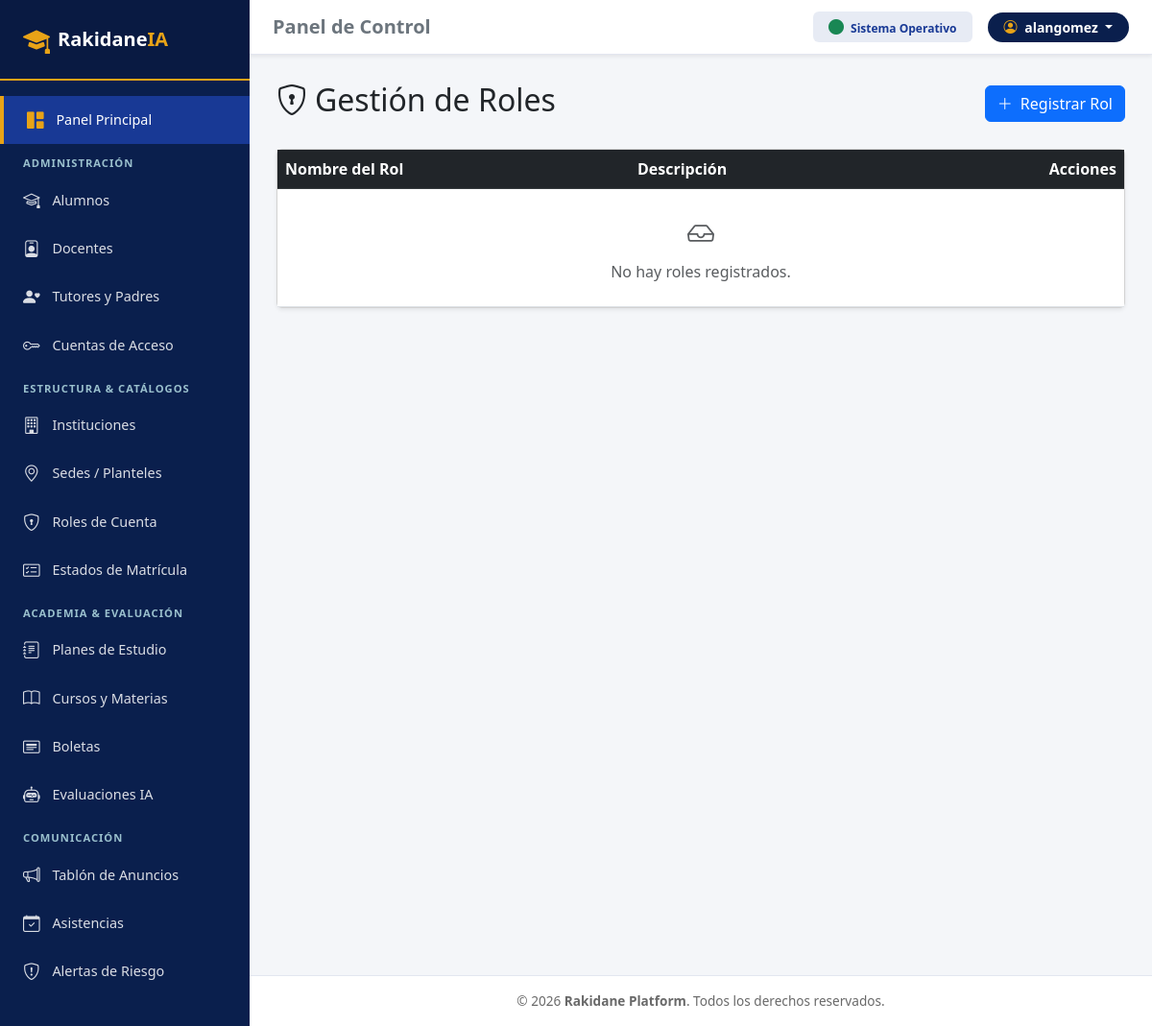
Page /usuarios/roles/ (signed in) on the earlier database version.
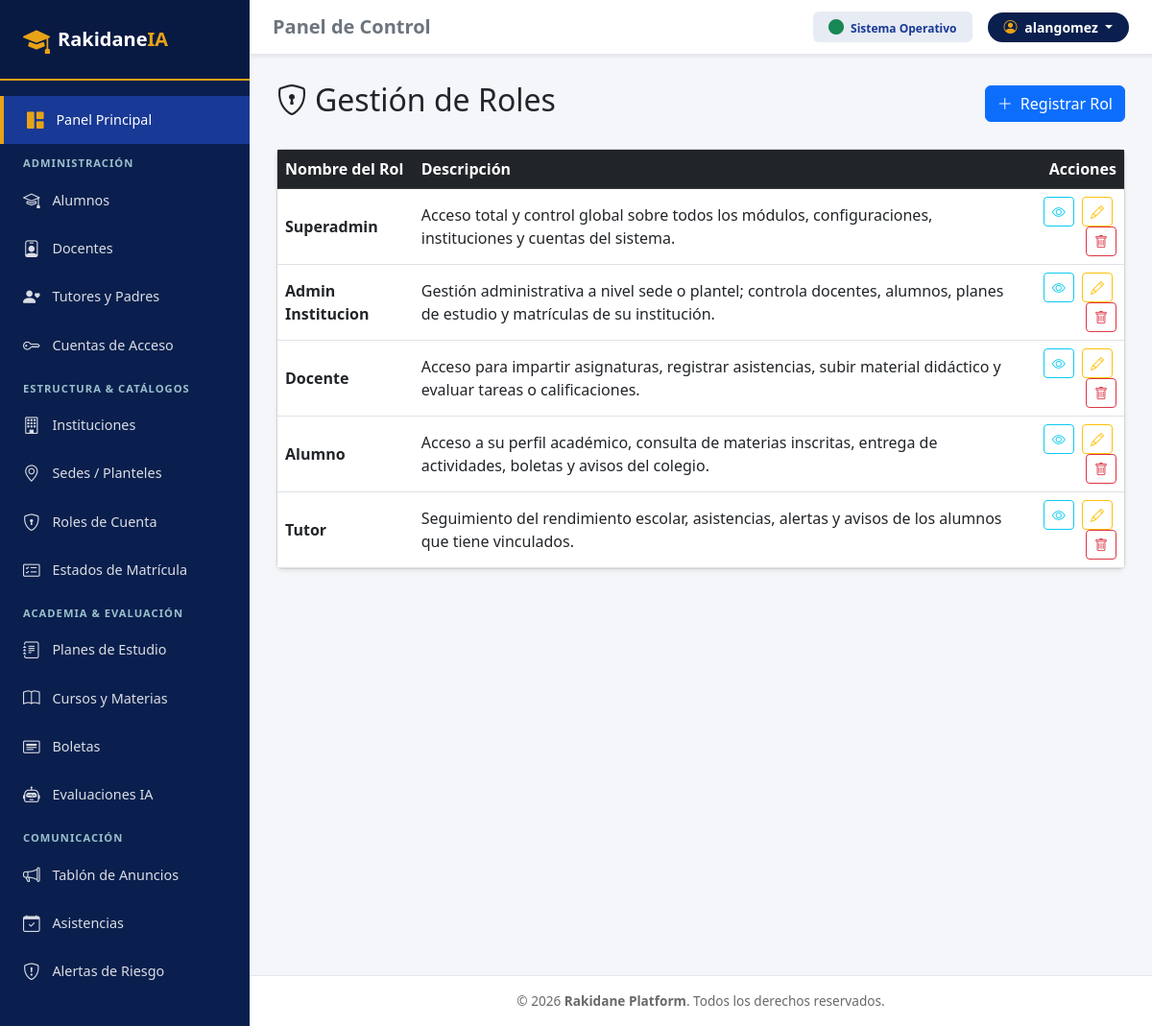
Same page on the later database version.
### usuarios/models.py (models this page shows, shortened)
class RolCuenta(models.Model):
    id_rol = models.UUIDField(primary_key=True, default=uuid.uuid4, editable=False)
    nombre_rol = models.CharField(max_length=50, unique=True, help_text="Superadmin, Admin Institucion, Docente, Alumno, Tutor")
    descripcion = models.TextField(blank=True, null=True)
    class Meta:
        db_table = 'rol_cuenta'

### usuarios/views.py (the view)
# urls.py: path('roles/', login_required(RolCuentaListView.as_view()), name='rol_list'),
class RolCuentaListView(ListView):
    model = RolCuenta
    template_name = 'usuarios/Roles/rolcuenta_list.html'
    context_object_name = 'roles'

### usuarios/templates/usuarios/Roles/rolcuenta_list.html (shortened to what this page needs)
{% extends "base.html" %}
{% block content %}
<div class="d-flex justify-content-between align-items-center mb-4">
    <h2><i class="bi bi-shield-lock me-2"></i>Gestión de Roles</h2>
    <a href="{% url 'rol_create' %}" class="btn btn-primary">
        <i class="bi bi-plus-lg me-1"></i> Registrar Rol
    </a>
</div>
<div class="card shadow-sm">
    <div class="card-body p-0">
        <div class="table-responsive">
            <table class="table table-hover align-middle mb-0">
                <thead class="table-dark">
                    <tr>
                        <th>Nombre del Rol</th>
                        <th>Descripción</th>
                        <th class="text-end">Acciones</th>
                    </tr>
                </thead>
                <tbody>
                    {% for rol in roles %}
                    <tr>
                        <td class="fw-bold">{{ rol.nombre_rol }}</td>
                        <td>{{ rol.descripcion|default:"Sin descripción" }}</td>
                        <td class="text-end">
                            <a href="{% url 'rol_detail' rol.pk %}" class="btn btn-sm btn-outline-info me-1" title="Ver Detalle">
                                <i class="bi bi-eye"></i>
                            </a>
                            <a href="{% url 'rol_update' rol.pk %}" class="btn btn-sm btn-outline-warning me-1" title="Editar">
                                <i class="bi bi-pencil"></i>
                            </a>
                            <a href="{% url 'rol_delete' rol.pk %}" class="btn btn-sm btn-outline-danger" title="Eliminar">
                                <i class="bi bi-trash"></i>
                            </a>
                        </td>
                    </tr>
                    {% empty %}
                    <tr>
                        <td colspan="3" class="text-center py-4 text-muted">
                            <i class="bi bi-inbox fs-3 d-block mb-2"></i> No hay roles registrados.
                        </td>
                    </tr>
                    {% endfor %}
                </tbody>
            </table>
        </div>
    </div>
</div>
{% endblock %}

Differences in the rows shown:
added RolCuenta: nombre_rol "Superadmin", descripcion "Acceso total y control global sobre todos los módulos, configuraciones, instituciones y cuentas del sistema."
added RolCuenta: nombre_rol "Admin Institucion", descripcion "Gestión administrativa a nivel sede o plantel; controla docentes, alumnos, planes de estudio y matrículas de su institución."
added RolCuenta: nombre_rol "Docente", descripcion "Acceso para impartir asignaturas, registrar asistencias, subir material didáctico y evaluar tareas o calificaciones."
added RolCuenta: nombre_rol "Alumno", descripcion "Acceso a su perfil académico, consulta de materias inscritas, entrega de actividades, boletas y avisos del colegio."
added RolCuenta: nombre_rol "Tutor", descripcion "Seguimiento del rendimiento escolar, asistencias, alertas y avisos de los alumnos que tiene vinculados."
Other differences:
text no longer shown: "No hay roles registrados."
